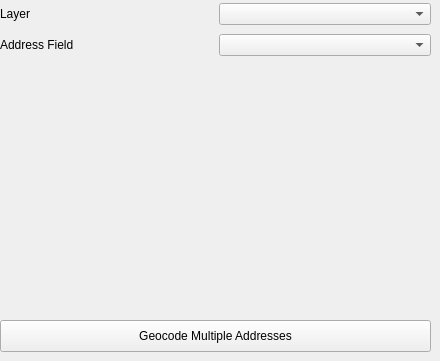
         <widget class="QWidget" name="tab_4">
          <attribute name="title">
           <string>address field in layer</string>
          </attribute>
          <widget class="QWidget" name="gridLayoutWidget_3">
           <property name="geometry">
            <rect>
             <x>0</x>
             <y>0</y>
             <width>431</width>
             <height>61</height>
            </rect>
           </property>
           <layout class="QGridLayout" name="gridLayout_4">
            <item row="1" column="1">
             <widget class="QgsFieldComboBox" name="fieldBox"/>
            </item>
            <item row="1" column="0">
             <widget class="QLabel" name="layerLab_2">
              <property name="enabled">
               <bool>true</bool>
              </property>
              <property name="text">
               <string>Address Field</string>
              </property>
             </widget>
            </item>
            <item row="0" column="0">
             <widget class="QLabel" name="layerLab">
              <property name="enabled">
               <bool>true</bool>
              </property>
              <property name="text">
               <string>Layer</string>
              </property>
             </widget>
            </item>
            <item row="0" column="1">
             <widget class="QgsMapLayerComboBox" name="mapLayerBox"/>
            </item>
           </layout>
          </widget>
          <widget class="QPushButton" name="batchGeocodeFieldButton">
           <property name="geometry">
            <rect>
             <x>0</x>
             <y>320</y>
             <width>431</width>
             <height>32</height>
            </rect>
           </property>
           <property name="text">
            <string>Geocode Multiple Addresses</string>
           </property>
          </widget>
         </widget>
